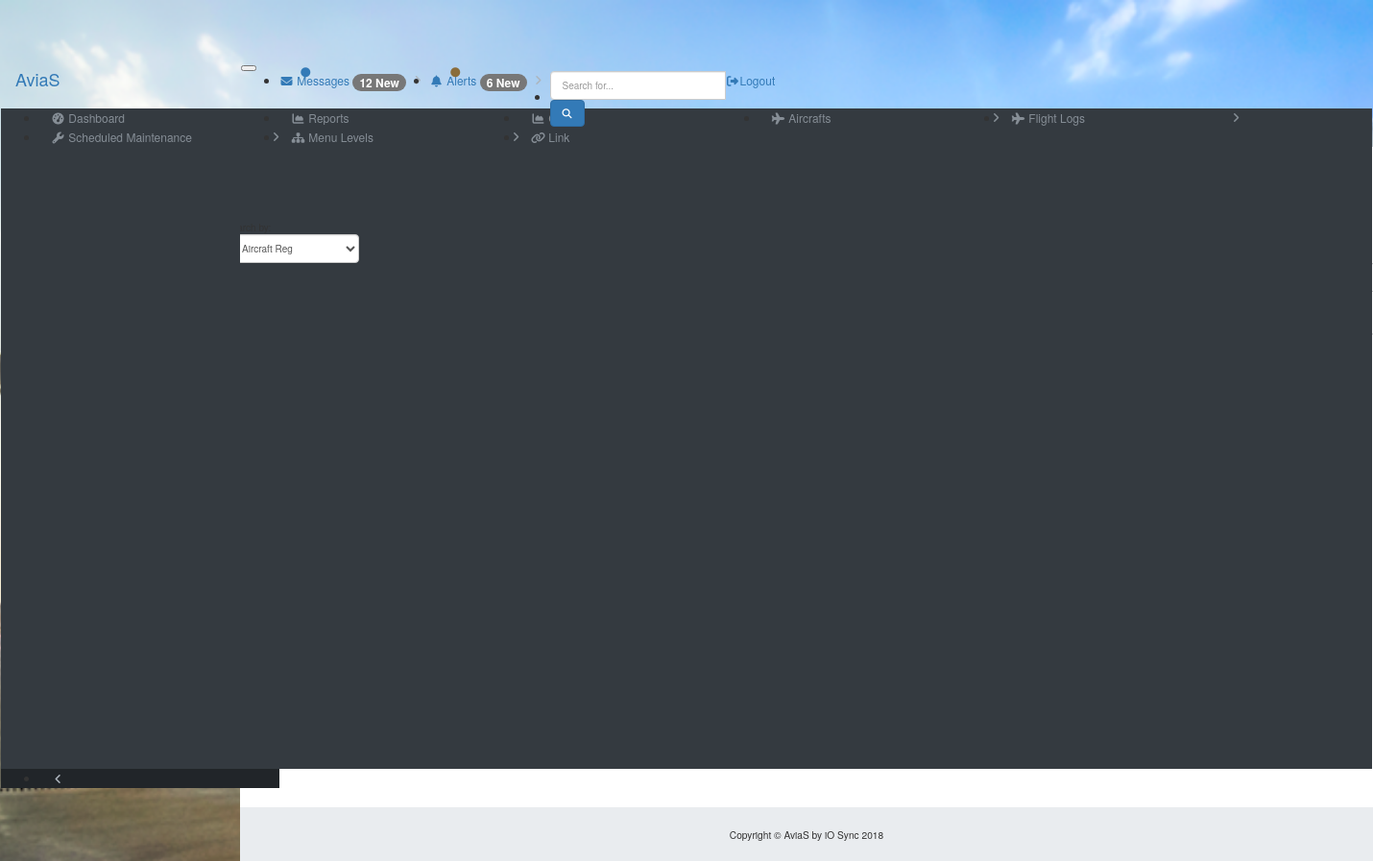
The page /index.php/maintenance/components on the database as committed earlier.
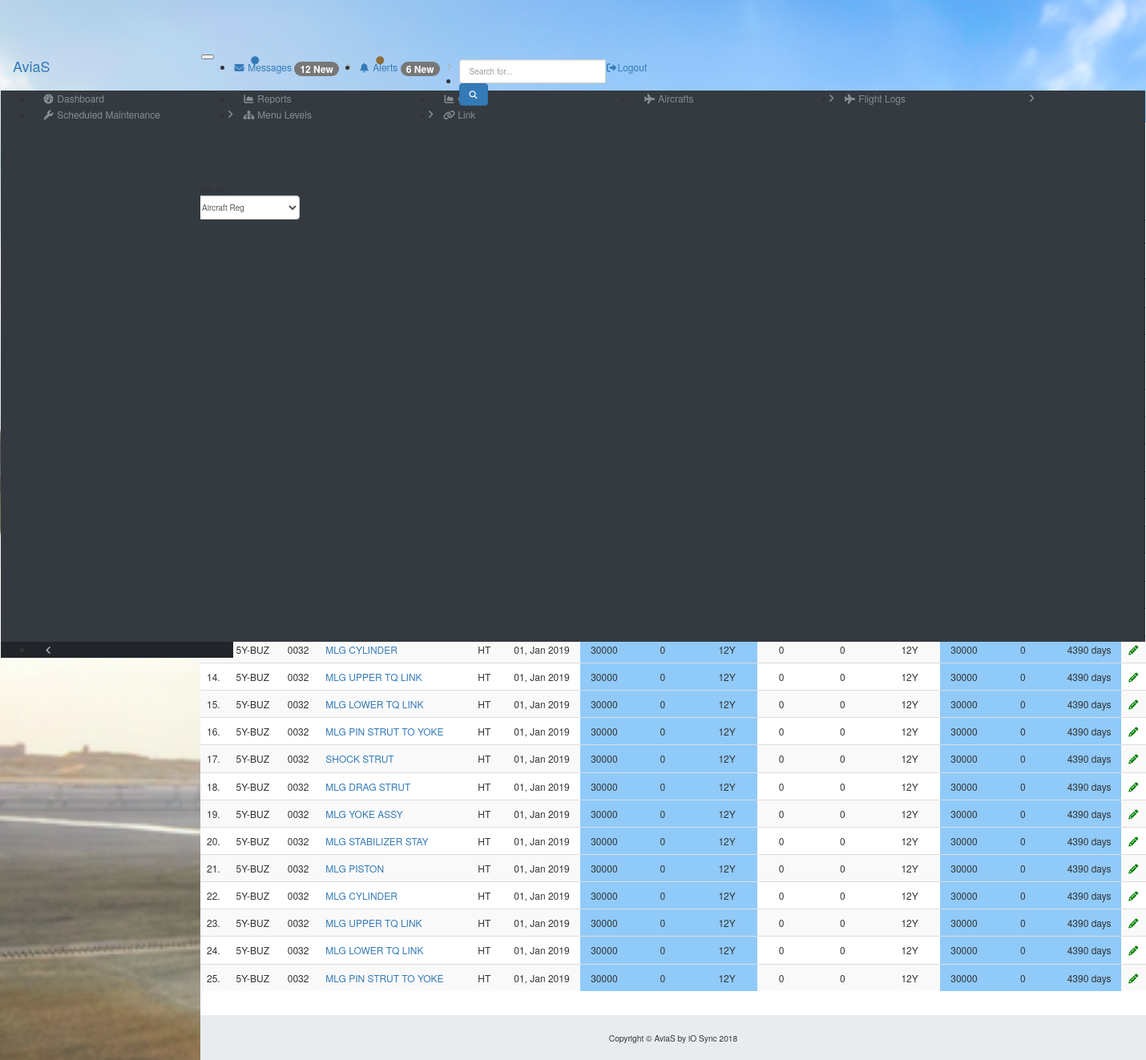
The same page on the database as committed later.
### tables this page shows
CREATE TABLE `schedules` (
  `schedule_id` int(11) NOT NULL,
  `aircraft_id` int(11) NOT NULL,
  `task_card` varchar(25) DEFAULT NULL,
  `task` text NOT NULL,
  `description` text,
  `part_name` varchar(25) DEFAULT NULL,
  `part_number` varchar(25) DEFAULT NULL,
  `serial_number` varchar(25) DEFAULT NULL,
  `schedule_type_id` int(11) NOT NULL,
  `task_category_id` int(11) NOT NULL,
  `schedule_cat_id` int(11) NOT NULL,
  `comp_cat_id` int(11) NOT NULL,
  `inspection_id` int(11) NOT NULL,
  `ata_chapter_id` int(11) NOT NULL,
  `zone` varchar(25) DEFAULT NULL,
  `location` varchar(25) DEFAULT NULL,
  `reference` text,
  `cum_cycles` int(11) NOT NULL,
  `cum_hours` double NOT NULL,
  `last_done_cycles` int(11) NOT NULL,
  `last_done_hours` double NOT NULL,
  `date_checked` datetime NOT NULL,
  `next_due_cycles` int(11) NOT NULL,
  `next_due_hours` double NOT NULL,
  `next_due_date` datetime NOT NULL,
  `life_limit_cycles` int(11) NOT NULL,
  `life_limit_hours` double NOT NULL,
  `life_limit_calendar` int(11) NOT NULL,
  `life_limit_period` varchar(1) NOT NULL,
  `alarm_cycles` int(11) NOT NULL,
  `alarm_hours` double NOT NULL,
  `alarm_calendar` int(11) NOT NULL,
  `alarm_period` varchar(1) NOT NULL,
  `date_posted` datetime NOT NULL DEFAULT CURRENT_TIMESTAMP,
  `notes` text,
  `posted_by` int(11) NOT NULL
);

CREATE TABLE `aircrafts` (
  `aircraft_id` int(11) NOT NULL,
  `aircraft_reg` varchar(20) NOT NULL,
  `series` varchar(50) NOT NULL,
  `serial_number` varchar(50) NOT NULL,
  `manufacturer_id` int(11) NOT NULL,
  `manufacturer_date` date DEFAULT NULL,
  `model_id` int(11) NOT NULL,
  `engines` int(11) NOT NULL,
  `engine_type_id` int(50) NOT NULL,
  `propellers` int(11) NOT NULL,
  `cum_hours` double NOT NULL,
  `cum_cycles` int(11) NOT NULL,
  `nextCofA` date NOT NULL,
  `posted_by` int(11) NOT NULL DEFAULT '1'
);

CREATE TABLE `ata_chapters` (
  `ata_chapter_id` int(11) NOT NULL,
  `ata_chapter` varchar(25) NOT NULL,
  `ata_name` varchar(255) NOT NULL,
  `category` varchar(25) NOT NULL
);

CREATE TABLE `task_category` (
  `task_category_id` int(11) NOT NULL,
  `task_category` varchar(25) NOT NULL
);

CREATE TABLE `schedule_details` (
  `schedule_details_id` int(11) NOT NULL,
  `schedule_id` int(11) NOT NULL,
  `maint_type_id` int(11) NOT NULL,
  `cycles` int(11) NOT NULL,
  `hours` double NOT NULL,
  `calendar` int(11) NOT NULL,
  `period` varchar(2) NOT NULL
);

### application/controllers/Maintenance.php (called while the page is built, shortened)
<?php
class Maintenance extends CI_Controller {
  public function components(){
    $data = array(
      'title' => 'Components Tasks',
      'flights' => $this->queries->get_flights(),
  		'aircrafts' => $this->queries->get_aircrafts(),
  		'engineTypes' => $this->queries->get_engine_types(),
  		'aircraft_models' => $this->queries->get_aircraft_models(),
  		'manufacturers' => $this->queries->get_manufacturers(),
  		'locations' => $this->queries->get_locations(),
      'schedule_types' => $this->queries->get_schedule_types(),
      'inspection_types' => $this->queries->get_inspection_types(),
      'task_categories' => $this->queries->get_task_categories(),
      'schedule_categories' => $this->queries->get_schedule_categories(),
      'ata_chapters' => $this->queries->get_ata_chapters(),
      'comp_cats' => $this->queries->get_comp_cats(),
      'component_tasks' => $this->queries->get_component_tasks()
    );
		$this->load->view('templates/header', $data);
		$this->load->view('components', $data);
		$this->load->view('modals/add_aircraft');
		$this->load->view('modals/add_flight');
		$this->load->view('modals/add_task');
		$this->load->view('templates/footer');
  }
}
 ?>

### index.php (called while the page is built, shortened)
<?php
require_once BASEPATH.'core/CodeIgniter.php';

### application/models/Queries.php (called while the page is built, shortened)
<?php
class Queries extends CI_Model {
  public function get_engine_types(){
    return $this->db->get('engineTypes')->result_array();
  }
  public function get_aircraft_models(){
    return $this->db->get('aircraft_models')->result_array();
  }
  public function get_manufacturers(){
    return $this->db->get('manufacturers')->result_array();
  }
  public function get_aircrafts(){
    $sql_get_aircrafts = 'SELECT a.aircraft_id, a.aircraft_reg, a.series, a.serial_number, a.manufacturer_id, b.manufacturer, a.manufacturer_date, a.model_id, a.engines, a.engine_type_id, a.propellers, a.cum_hours, a.cum_cycles, a.nextCofA
      FROM aircrafts a
      INNER JOIN manufacturers b
      ON a.manufacturer_id = b.manufacturer_id';
    return $this->db->query($sql_get_aircrafts)->result_array();
  }
  public function get_locations(){
    return $this->db->get('locations')->result_array();
  }
  public function get_flights(){
    $this->db->select('*');
    $this->db->from('flights');
    $this->db->join('aircrafts', 'aircrafts.aircraft_id = flights.aircraft_id');
    return $this->db->get()->result_array();
  }
  public function get_schedule_types(){
    return $this->db->get('schedule_types')->result_array();
  }
  public function get_inspection_types(){
    return $this->db->get('inspection_types')->result_array();
  }
  public function get_task_categories(){
    return $this->db->get('task_category')->result_array();
  }
  public function get_schedule_categories(){
    return $this->db->get('schedule_category')->result_array();
  }
  public function get_ata_chapters(){
    return $this->db->get('ata_chapters')->result_array();
  }
  public function get_comp_cats(){
    return $this->db->get('comp_cat')->result_array();
  }
  public function get_component_tasks(){
    $sql_get_tasks = 'SELECT a.schedule_id, b.aircraft_reg, a.task_card, a.task, a.description, a.part_name,
      a.part_number, a.serial_number, c.schedule_type, d.task_category, e.schedule_category, f.comp_cat, g.inspection,
      h.ata_chapter, a.zone, a.location, a.reference, a.cum_cycles, a.cum_hours, a.last_done_cycles, a.last_done_hours,
      a.date_checked, a.next_due_cycles, a.next_due_hours, a.next_due_date, a.life_limit_cycles, a.life_limit_hours,
      a.life_limit_calendar, a.life_limit_period, a.alarm_cycles, a.alarm_hours, a.alarm_calendar, a.alarm_period,
      a.date_posted, a.notes, a.posted_by, i.cycles, i.hours, i.calendar, i.period
      FROM schedules a
      INNER JOIN aircrafts b ON a.aircraft_id = b.aircraft_id
      INNER JOIN schedule_types c ON a.schedule_type_id = c.type_id
      INNER JOIN task_category d ON d.task_category_id = a.task_category_id
      INNER JOIN schedule_category e ON a.schedule_cat_id = e.schedule_cat_id
      INNER JOIN comp_cat f ON a.comp_cat_id = f.comp_cat_id
      INNER JOIN inspection_types g ON a.inspection_id = g.inspection_id
      INNER JOIN ata_chapters h ON a.ata_chapter_id = h.ata_chapter_id
      INNER JOIN schedule_details i ON a.schedule_id = i.schedule_id
      WHERE c.type_id = 2';
    return $this->db->query($sql_get_tasks)->result_array();
  }
}
 ?>

### application/views/components.php (the view, shortened to what the changed rows need)
<div class="row">
  <div class="col-xl-12 pt pb scheduledTasks">
    <table class="table table-sm table-hover table-bodered table-striped">
      <thead>
        <tr>
          <th class="text-center cat1">Frequency</th>
          <th class="text-center cat2">Since Maint</th>
          <th class="text-center cat3">Remaining</th>
        </tr>
        <tr>
          <th>Reg</th>
          <th>ATA</th>
          <th>Component</th>
          <th class="text-center">Type</th>
          <th class="text-center">Last Check</th>
          <th class="text-center cat1">Cycles</th>
          <th class="text-center cat1">Hours</td>
          <th class="text-center cat1">Calendar</th>
          <th class="text-center cat2">Cycles</th>
          <th class="text-center cat2">Hours</th>
          <th class="text-center cat2">Calendar</th>
          <th class="text-center cat3">Cycles</th>
          <th class="text-center cat3">Hours</th>
          <th class="text-center cat3">Days</th>
        </tr>
      </thead>
      <tbody>
        <?php $i = 1; foreach ($component_tasks as $task): ?>
          <tr>
            <td><?php echo $i; ?>.</td>
            <td><?php echo $task['aircraft_reg']; ?></td>
            <td><?php echo "00".$task['ata_chapter']; ?></td>
            <td> <a href="<?php echo base_url()?>maintenance/view_task/<?php echo $task['schedule_id']; ?>"><?php echo substr($task['part_name'], 0, 35); ?></a> </td>
            <td class="text-center"><?php echo $task['task_category']; ?></td>
            <td class="text-center"><?php echo date('d, M Y', strtotime($task['date_checked'])); ?></td>
            <td class="text-center cat1"><?php echo $task['cycles']; ?></td>
            <td class="text-center cat1"><?php echo $task['hours']; ?></td>
            <td class="text-center cat1"><?php echo $task['calendar'].$task['period']; ?></td>
            <td class="text-center cat2"><?php echo $task['cum_cycles'] - $task['last_done_cycles']; ?></td>
            <td class="text-center cat2"><?php echo $task['cum_hours'] - $task['last_done_hours']; ?></td>
            <td class="text-center cat2"><?php echo $task['calendar'].$task['period']; ?></td>
            <td class="text-center cat3"><?php echo $task['next_due_cycles'] - $task['cum_cycles']; ?></td>
            <td class="text-center cat3"><?php echo $task['next_due_hours'] - $task['cum_hours']; ?></td>
            <td class="text-center cat3"><?php echo (date_diff(date_create($task['next_due_date']), date_create($task['date_checked'])))->format("%a days"); ?></td>
            <td class="text-center">
              <a href="maintenance/edit_task/<?php echo $task['schedule_id']; ?>"><i class="fa fa-pencil tableIcons" title="edit <?php echo $task['task']; ?>"></i></a>
            </td>
          </tr>
        <?php $i += 1; endforeach; ?>
      </tbody>
    </table>
  </div>
</div>

Rows that differ between the two databases and show on the page:
added schedules: aircraft.aircraft_reg "5Y-BUZ", ata_chapter.ata_chapter "32", part_name "MLG CYLINDER", task_category.task_category "HT", date_checked "01, Jan 2019", schedule_details.cycles "30000", schedule_details.hours "0", schedule_details.calendar "12", schedule_details.period "Y", $task['cum_cycles']-$task['last_done_cycles'] "0", $task['cum_hours']-$task['last_done_hours'] "0", $task['next_due_cycles']-$task['cum_cycles'] "30000", $task['next_due_hours']-$task['cum_hours'] "0", next_due_date+date_checked "4390 days"
added schedules: aircraft.aircraft_reg "5Y-BUZ", ata_chapter.ata_chapter "32", part_name "MLG UPPER TQ LINK", task_category.task_category "HT", date_checked "01, Jan 2019", schedule_details.cycles "30000", schedule_details.hours "0", schedule_details.calendar "12", schedule_details.period "Y", $task['cum_cycles']-$task['last_done_cycles'] "0", $task['cum_hours']-$task['last_done_hours'] "0", $task['next_due_cycles']-$task['cum_cycles'] "30000", $task['next_due_hours']-$task['cum_hours'] "0", next_due_date+date_checked "4390 days"
added schedules: aircraft.aircraft_reg "5Y-BUZ", ata_chapter.ata_chapter "32", part_name "MLG LOWER TQ LINK", task_category.task_category "HT", date_checked "01, Jan 2019", schedule_details.cycles "30000", schedule_details.hours "0", schedule_details.calendar "12", schedule_details.period "Y", $task['cum_cycles']-$task['last_done_cycles'] "0", $task['cum_hours']-$task['last_done_hours'] "0", $task['next_due_cycles']-$task['cum_cycles'] "30000", $task['next_due_hours']-$task['cum_hours'] "0", next_due_date+date_checked "4390 days"
added schedules: aircraft.aircraft_reg "5Y-BUZ", ata_chapter.ata_chapter "32", part_name "MLG PIN STRUT TO YOKE", task_category.task_category "HT", date_checked "01, Jan 2019", schedule_details.cycles "30000", schedule_details.hours "0", schedule_details.calendar "12", schedule_details.period "Y", $task['cum_cycles']-$task['last_done_cycles'] "0", $task['cum_hours']-$task['last_done_hours'] "0", $task['next_due_cycles']-$task['cum_cycles'] "30000", $task['next_due_hours']-$task['cum_hours'] "0", next_due_date+date_checked "4390 days"
added schedules: aircraft.aircraft_reg "5Y-BUZ", ata_chapter.ata_chapter "32", part_name "SHOCK STRUT", task_category.task_category "HT", date_checked "01, Jan 2019", schedule_details.cycles "30000", schedule_details.hours "0", schedule_details.calendar "12", schedule_details.period "Y", $task['cum_cycles']-$task['last_done_cycles'] "0", $task['cum_hours']-$task['last_done_hours'] "0", $task['next_due_cycles']-$task['cum_cycles'] "30000", $task['next_due_hours']-$task['cum_hours'] "0", next_due_date+date_checked "4390 days"
added schedules: aircraft.aircraft_reg "5Y-BUZ", ata_chapter.ata_chapter "32", part_name "MLG DRAG STRUT", task_category.task_category "HT", date_checked "01, Jan 2019", schedule_details.cycles "30000", schedule_details.hours "0", schedule_details.calendar "12", schedule_details.period "Y", $task['cum_cycles']-$task['last_done_cycles'] "0", $task['cum_hours']-$task['last_done_hours'] "0", $task['next_due_cycles']-$task['cum_cycles'] "30000", $task['next_due_hours']-$task['cum_hours'] "0", next_due_date+date_checked "4390 days"
added schedules: aircraft.aircraft_reg "5Y-BUZ", ata_chapter.ata_chapter "32", part_name "MLG YOKE ASSY", task_category.task_category "HT", date_checked "01, Jan 2019", schedule_details.cycles "30000", schedule_details.hours "0", schedule_details.calendar "12", schedule_details.period "Y", $task['cum_cycles']-$task['last_done_cycles'] "0", $task['cum_hours']-$task['last_done_hours'] "0", $task['next_due_cycles']-$task['cum_cycles'] "30000", $task['next_due_hours']-$task['cum_hours'] "0", next_due_date+date_checked "4390 days"
added schedules: aircraft.aircraft_reg "5Y-BUZ", ata_chapter.ata_chapter "32", part_name "MLG STABILIZER STAY", task_category.task_category "HT", date_checked "01, Jan 2019", schedule_details.cycles "30000", schedule_details.hours "0", schedule_details.calendar "12", schedule_details.period "Y", $task['cum_cycles']-$task['last_done_cycles'] "0", $task['cum_hours']-$task['last_done_hours'] "0", $task['next_due_cycles']-$task['cum_cycles'] "30000", $task['next_due_hours']-$task['cum_hours'] "0", next_due_date+date_checked "4390 days"
added schedules: aircraft.aircraft_reg "5Y-BUZ", ata_chapter.ata_chapter "32", part_name "MLG PISTON", task_category.task_category "HT", date_checked "01, Jan 2019", schedule_details.cycles "30000", schedule_details.hours "0", schedule_details.calendar "12", schedule_details.period "Y", $task['cum_cycles']-$task['last_done_cycles'] "0", $task['cum_hours']-$task['last_done_hours'] "0", $task['next_due_cycles']-$task['cum_cycles'] "30000", $task['next_due_hours']-$task['cum_hours'] "0", next_due_date+date_checked "4390 days"
added schedules: aircraft.aircraft_reg "5Y-BUZ", ata_chapter.ata_chapter "32", part_name "MLG CYLINDER", task_category.task_category "HT", date_checked "01, Jan 2019", schedule_details.cycles "30000", schedule_details.hours "0", schedule_details.calendar "12", schedule_details.period "Y", $task['cum_cycles']-$task['last_done_cycles'] "0", $task['cum_hours']-$task['last_done_hours'] "0", $task['next_due_cycles']-$task['cum_cycles'] "30000", $task['next_due_hours']-$task['cum_hours'] "0", next_due_date+date_checked "4390 days"
added schedules: aircraft.aircraft_reg "5Y-BUZ", ata_chapter.ata_chapter "32", part_name "MLG UPPER TQ LINK", task_category.task_category "HT", date_checked "01, Jan 2019", schedule_details.cycles "30000", schedule_details.hours "0", schedule_details.calendar "12", schedule_details.period "Y", $task['cum_cycles']-$task['last_done_cycles'] "0", $task['cum_hours']-$task['last_done_hours'] "0", $task['next_due_cycles']-$task['cum_cycles'] "30000", $task['next_due_hours']-$task['cum_hours'] "0", next_due_date+date_checked "4390 days"
added schedules: aircraft.aircraft_reg "5Y-BUZ", ata_chapter.ata_chapter "32", part_name "MLG LOWER TQ LINK", task_category.task_category "HT", date_checked "01, Jan 2019", schedule_details.cycles "30000", schedule_details.hours "0", schedule_details.calendar "12", schedule_details.period "Y", $task['cum_cycles']-$task['last_done_cycles'] "0", $task['cum_hours']-$task['last_done_hours'] "0", $task['next_due_cycles']-$task['cum_cycles'] "30000", $task['next_due_hours']-$task['cum_hours'] "0", next_due_date+date_checked "4390 days"
added schedules: aircraft.aircraft_reg "5Y-BUZ", ata_chapter.ata_chapter "32", part_name "MLG PIN STRUT TO YOKE", task_category.task_category "HT", date_checked "01, Jan 2019", schedule_details.cycles "30000", schedule_details.hours "0", schedule_details.calendar "12", schedule_details.period "Y", $task['cum_cycles']-$task['last_done_cycles'] "0", $task['cum_hours']-$task['last_done_hours'] "0", $task['next_due_cycles']-$task['cum_cycles'] "30000", $task['next_due_hours']-$task['cum_hours'] "0", next_due_date+date_checked "4390 days"
